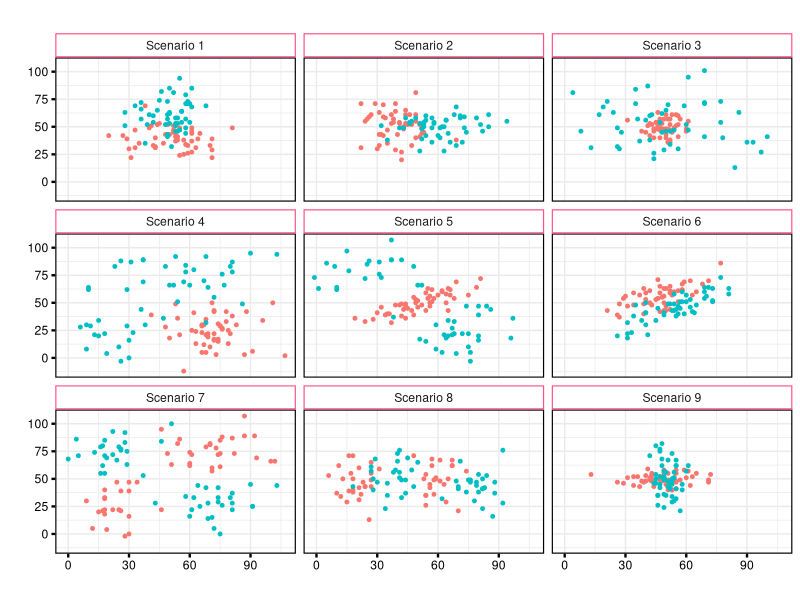
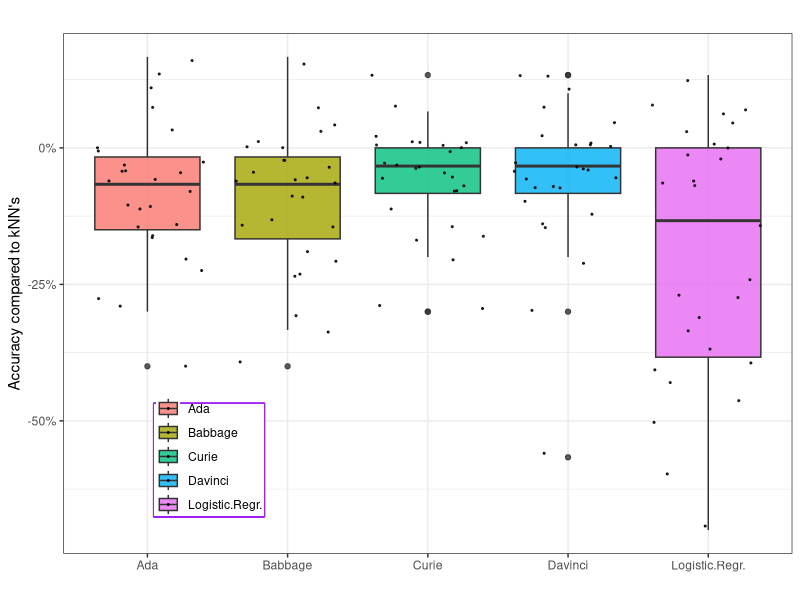
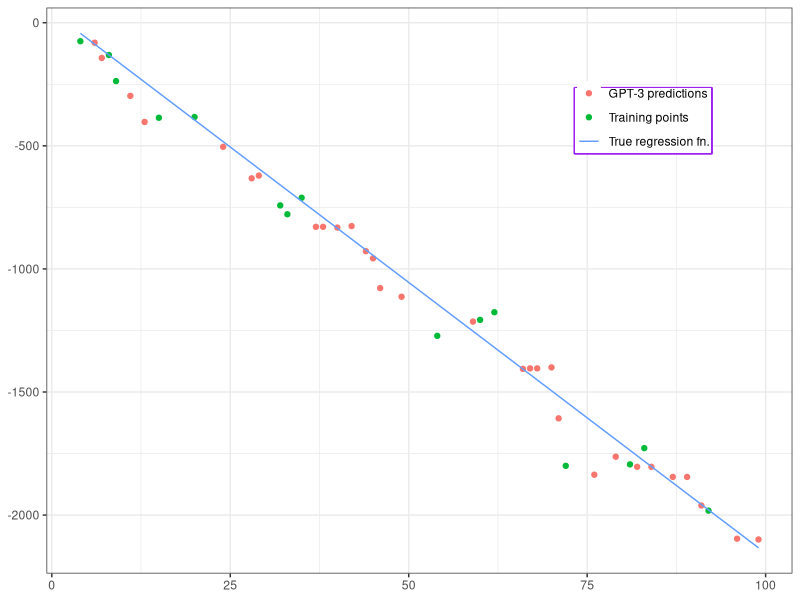
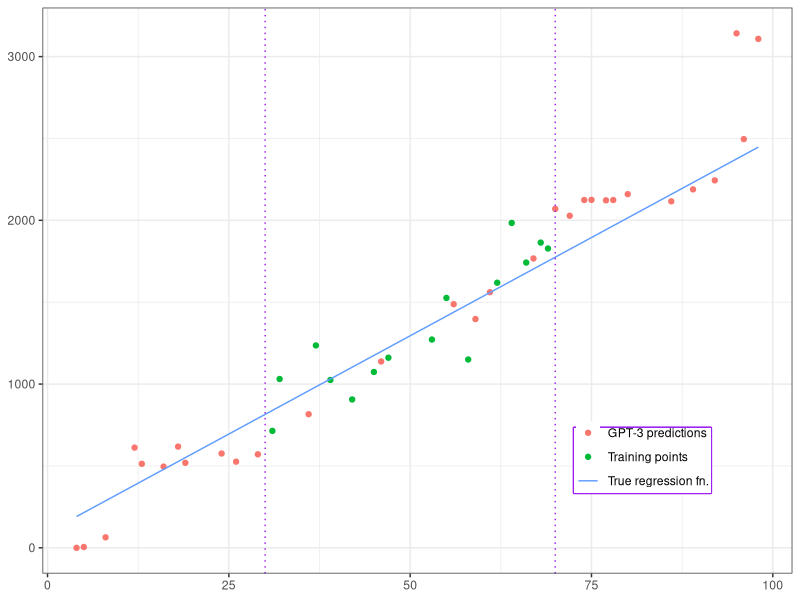
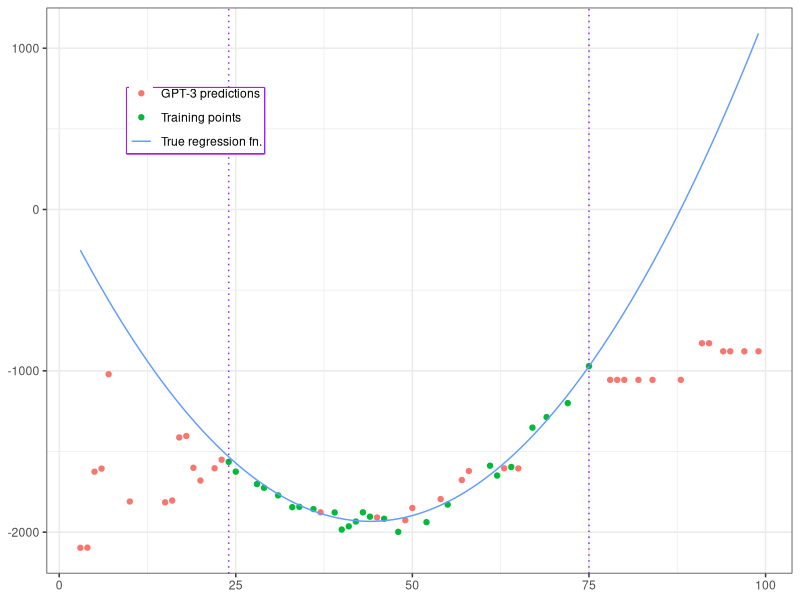
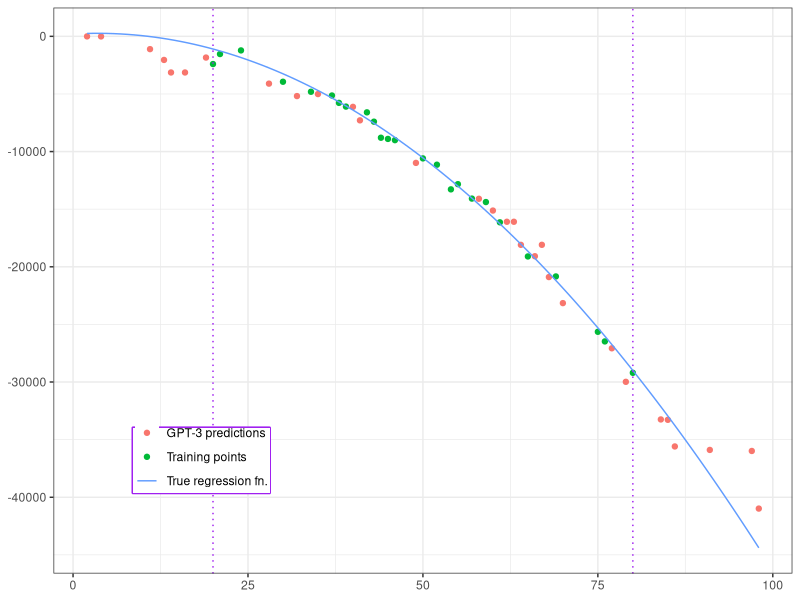
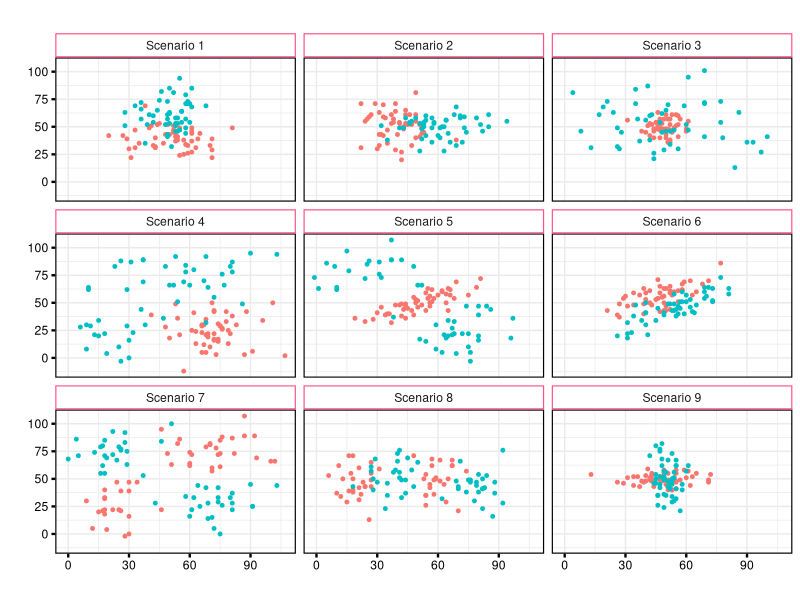
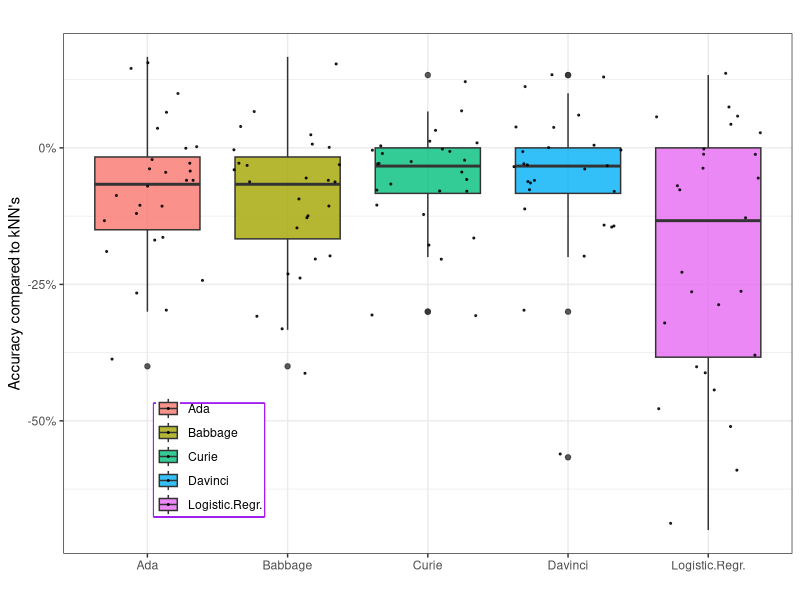

R code for these plots, in order:
library("tidyverse")
library("lubridate")
library("tidytext")
library("scales")
library("ggridges")
library("ggrepel")
library("ggthemes")
theme_set(theme_bw())

dat <- read.csv("results/distribution_samples.csv",
                header= TRUE,
                stringsAsFactors = FALSE,
                sep = ",")

dat$clas <- as.character(dat$clas)
ggplot(dat, aes(x=x, y=y, color=clas)) +
  geom_point(size=1) +
  facet_wrap(~ type, ncol=3) +
  scale_color_discrete(name="Class") +
  labs(title="", x="", y="") +
  theme(legend.position = "none",
        panel.border = element_rect(colour="black", size=0.8),
          strip.background = element_rect(colour="#fe5185",
                                          fill="white", size=0.8),
        axis.text.x=element_text(colour="black"),
        axis.text.y=element_text(colour="black"),
        axis.ticks = element_line(colour = 'black', size = 0.8, linetype = 'dashed')
        )

ggsave('plots/distribucije.png', width = 6, height = 6,
                        dpi = 200, units = "in")

dat2 <- read.csv('results/differences.csv',
                 header=TRUE,
                 sep=",")
dat2 %>% pivot_longer(-X) %>%
  ggplot(aes(x=name,y=value,fill=name))+
  labs(title="", x="", y="Accuracy compared to kNN's") +
  geom_boxplot(alpha=0.8)+ 
  geom_jitter(color="black", size=0.4, alpha=0.8)+
scale_y_continuous(labels = scales::percent) +
  theme(legend.position=c(0.2, 0.18),
        legend.title=element_blank(),
        legend.box.background = element_rect(colour = "purple", size=1),
        legend.margin=margin(t=-0.18,l=0.05,b=0.0,r=0.05, unit='cm'))

ggsave('plots/razlike.png', width = 6, height = 6,
       dpi = 200, units = "in")

reg1 <- read.csv('results/linear_model_1_input_15.csv',
                 header=TRUE,
                 sep=",")

ggplot(reg1, aes(x=x, y=y, color=from)) +
  geom_point(size=1.5) +
  geom_function(aes(colour="True regression fn."),
                fun = ~ -22*.x + 45) +
  scale_color_hue(name = "",
                  labels = c("GPT-3 predictions",
                             "Training points",
                             "True regression fn.")) +
  theme(legend.position=c(0.8, 0.8),
        legend.title=element_blank(),
        legend.box.background = element_rect(colour = "purple", size=1),
        legend.margin=margin(t=-0.18,l=0.05,b=0.0,r=0.05, unit='cm'),
        axis.title.x=element_blank(),
        axis.title.y=element_blank())

ggsave('plots/reg1.png', width = 6, height = 6,
       dpi = 200, units = "in")


reg2 <- read.csv('results/linear_model_2_input_15.csv',
                 header=TRUE,
                 sep=",")

ggplot(reg2, aes(x=x, y=y, color=from)) +
  geom_point(size=1.5) +
  geom_function(aes(colour="True regression fn."),
                fun = ~ 24*.x + 95) +
  scale_color_hue(labels = c("GPT-3 predictions",
                             "Training points",
                             "True regression fn.")) +
  geom_vline(xintercept=30, linetype='dotted', col = 'purple', label="Training bound") +
  geom_vline(xintercept=70, linetype='dotted', col = 'purple') +
  theme(legend.position=c(0.8, 0.2),
        legend.title=element_blank(),
        legend.box.background = element_rect(colour = "purple", size=1),
        legend.margin=margin(t=-0.18,l=0.05,b=0.0,r=0.05, unit='cm'),
        axis.title.x=element_blank(),
        axis.title.y=element_blank())

ggsave('plots/reg2.png', width = 6, height = 6,
       dpi = 200, units = "in")

reg3 <- read.csv('results/quadratic_model_2_input_25_smaller_variance.csv',
                 header=TRUE,
                 sep=",")

ggplot(reg3, aes(x=x, y=y, color=from)) +
  geom_point(size=1.5) +
  geom_function(aes(colour="True regression fn."),
                fun = ~ (.x**2) - 88*.x + 3) +
  scale_color_hue(labels = c("GPT-3 predictions",
                             "Training points",
                             "True regression fn.")) +
  geom_vline(xintercept=24, linetype='dotted', col = 'purple', label="Training bound") +
  geom_vline(xintercept=75, linetype='dotted', col = 'purple') +
  theme(legend.position=c(0.2, 0.8),
        legend.title=element_blank(),
        legend.box.background = element_rect(colour = "purple", size=1),
        legend.margin=margin(t=-0.18,l=0.05,b=0.0,r=0.05, unit='cm'),
        axis.title.x=element_blank(),
        axis.title.y=element_blank())

ggsave('plots/reg3.png', width = 6, height = 6,
       dpi = 200, units = "in")


reg4 <- read.csv('results/quadratic_model_1_input_25.csv',
                 header=TRUE,
                 sep=",")


ggplot(reg4, aes(x=x, y=y, color=from)) +
  geom_point(size=1.5) +
  geom_function(aes(colour="True regression fn."),
                fun = ~ (-5)*(.x**2) + 35*.x + 201) +
  scale_color_hue(labels = c("GPT-3 predictions",
                             "Training points",
                             "True regression fn.")) +
  geom_vline(xintercept=20, linetype='dotted', col = 'purple', label="Training bound") +
  geom_vline(xintercept=80, linetype='dotted', col = 'purple') +
  theme(legend.position=c(0.2, 0.2),
        legend.title=element_blank(),
        legend.box.background = element_rect(colour = "purple", size=1),
        legend.margin=margin(t=-0.18,l=0.05,b=0.0,r=0.05, unit='cm'),
        axis.title.x=element_blank(),
        axis.title.y=element_blank())

ggsave('plots/reg4.png', width = 6, height = 6,
       dpi = 200, units = "in")
